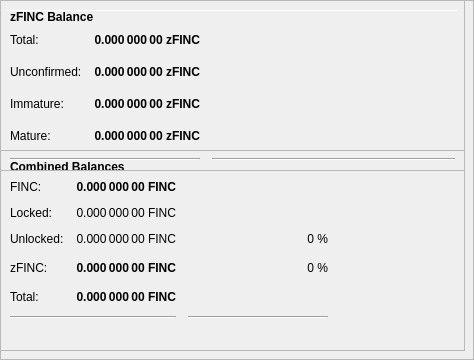
        <widget class="QFrame" name="frameObfuscation">
         <property name="minimumSize">
          <size>
           <width>0</width>
           <height>350</height>
          </size>
         </property>
         <property name="layoutDirection">
          <enum>Qt::LeftToRight</enum>
         </property>
         <property name="frameShape">
          <enum>QFrame::StyledPanel</enum>
         </property>
         <property name="frameShadow">
          <enum>QFrame::Raised</enum>
         </property>
         <widget class="QPushButton" name="runAutoDenom">
          <property name="geometry">
           <rect>
            <x>251</x>
            <y>17</y>
            <width>1</width>
            <height>1</height>
           </rect>
          </property>
          <property name="palette">
           <palette>
            <active>
             <colorrole role="WindowText">
              <brush brushstyle="SolidPattern">
               <color alpha="255">
                <red>0</red>
                <green>0</green>
                <blue>0</blue>
               </color>
              </brush>
             </colorrole>
             <colorrole role="Button">
              <brush brushstyle="SolidPattern">
               <color alpha="255">
                <red>239</red>
                <green>238</green>
                <blue>238</blue>
               </color>
              </brush>
             </colorrole>
             <colorrole role="Light">
              <brush brushstyle="SolidPattern">
               <color alpha="255">
                <red>255</red>
                <green>255</green>
                <blue>255</blue>
               </color>
              </brush>
             </colorrole>
             <colorrole role="Midlight">
              <brush brushstyle="SolidPattern">
               <color alpha="255">
                <red>247</red>
                <green>246</green>
                <blue>246</blue>
               </color>
              </brush>
             </colorrole>
             <colorrole role="Dark">
              <brush brushstyle="SolidPattern">
               <color alpha="255">
                <red>119</red>
                <green>119</green>
                <blue>119</blue>
               </color>
              </brush>
             </colorrole>
             <colorrole role="Mid">
              <brush brushstyle="SolidPattern">
               <color alpha="255">
                <red>159</red>
                <green>159</green>
                <blue>159</blue>
               </color>
              </brush>
             </colorrole>
             <colorrole role="Text">
              <brush brushstyle="SolidPattern">
               <color alpha="255">
                <red>0</red>
                <green>0</green>
                <blue>0</blue>
               </color>
              </brush>
             </colorrole>
             <colorrole role="BrightText">
              <brush brushstyle="SolidPattern">
               <color alpha="255">
                <red>255</red>
                <green>255</green>
                <blue>255</blue>
               </color>
              </brush>
             </colorrole>
             <colorrole role="ButtonText">
              <brush brushstyle="SolidPattern">
               <color alpha="255">
                <red>0</red>
                <green>0</green>
                <blue>0</blue>
               </color>
              </brush>
             </colorrole>
             <colorrole role="Base">
              <brush brushstyle="SolidPattern">
               <color alpha="255">
                <red>255</red>
                <green>255</green>
                <blue>255</blue>
               </color>
              </brush>
             </colorrole>
             <colorrole role="Window">
              <brush brushstyle="SolidPattern">
               <color alpha="255">
                <red>239</red>
                <green>238</green>
                <blue>238</blue>
               </color>
              </brush>
             </colorrole>
             <colorrole role="Shadow">
              <brush brushstyle="SolidPattern">
               <color alpha="255">
                <red>0</red>
                <green>0</green>
                <blue>0</blue>
               </color>
              </brush>
             </colorrole>
             <colorrole role="AlternateBase">
              <brush brushstyle="SolidPattern">
               <color alpha="255">
                <red>247</red>
                <green>246</green>
                <blue>246</blue>
               </color>
              </brush>
             </colorrole>
             <colorrole role="ToolTipBase">
              <brush brushstyle="SolidPattern">
               <color alpha="255">
                <red>255</red>
                <green>255</green>
                <blue>220</blue>
               </color>
              </brush>
             </colorrole>
             <colorrole role="ToolTipText">
              <brush brushstyle="SolidPattern">
               <color alpha="255">
                <red>0</red>
                <green>0</green>
                <blue>0</blue>
               </color>
              </brush>
             </colorrole>
            </active>
            <inactive>
             <colorrole role="WindowText">
              <brush brushstyle="SolidPattern">
               <color alpha="255">
                <red>0</red>
                <green>0</green>
                <blue>0</blue>
               </color>
              </brush>
             </colorrole>
             <colorrole role="Button">
              <brush brushstyle="SolidPattern">
               <color alpha="255">
                <red>239</red>
                <green>238</green>
                <blue>238</blue>
               </color>
              </brush>
             </colorrole>
             <colorrole role="Light">
              <brush brushstyle="SolidPattern">
               <color alpha="255">
                <red>255</red>
                <green>255</green>
                <blue>255</blue>
               </color>
              </brush>
             </colorrole>
             <colorrole role="Midlight">
              <brush brushstyle="SolidPattern">
               <color alpha="255">
                <red>247</red>
                <green>246</green>
                <blue>246</blue>
               </color>
              </brush>
             </colorrole>
             <colorrole role="Dark">
              <brush brushstyle="SolidPattern">
               <color alpha="255">
                <red>119</red>
                <green>119</green>
                <blue>119</blue>
               </color>
              </brush>
             </colorrole>
             <colorrole role="Mid">
              <brush brushstyle="SolidPattern">
               <color alpha="255">
                <red>159</red>
                <green>159</green>
                <blue>159</blue>
               </color>
              </brush>
             </colorrole>
             <colorrole role="Text">
              <brush brushstyle="SolidPattern">
               <color alpha="255">
                <red>0</red>
                <green>0</green>
                <blue>0</blue>
               </color>
              </brush>
             </colorrole>
             <colorrole role="BrightText">
              <brush brushstyle="SolidPattern">
               <color alpha="255">
                <red>255</red>
                <green>255</green>
                <blue>255</blue>
               </color>
              </brush>
             </colorrole>
             <colorrole role="ButtonText">
              <brush brushstyle="SolidPattern">
               <color alpha="255">
                <red>0</red>
                <green>0</green>
                <blue>0</blue>
               </color>
              </brush>
             </colorrole>
             <colorrole role="Base">
              <brush brushstyle="SolidPattern">
               <color alpha="255">
                <red>255</red>
                <green>255</green>
                <blue>255</blue>
               </color>
              </brush>
             </colorrole>
             <colorrole role="Window">
              <brush brushstyle="SolidPattern">
               <color alpha="255">
                <red>239</red>
                <green>238</green>
                <blue>238</blue>
               </color>
              </brush>
             </colorrole>
             <colorrole role="Shadow">
              <brush brushstyle="SolidPattern">
               <color alpha="255">
                <red>0</red>
                <green>0</green>
                <blue>0</blue>
               </color>
              </brush>
             </colorrole>
             <colorrole role="AlternateBase">
              <brush brushstyle="SolidPattern">
               <color alpha="255">
                <red>247</red>
                <green>246</green>
                <blue>246</blue>
               </color>
              </brush>
             </colorrole>
             <colorrole role="ToolTipBase">
              <brush brushstyle="SolidPattern">
               <color alpha="255">
                <red>255</red>
                <green>255</green>
                <blue>220</blue>
               </color>
              </brush>
             </colorrole>
             <colorrole role="ToolTipText">
              <brush brushstyle="SolidPattern">
               <color alpha="255">
                <red>0</red>
                <green>0</green>
                <blue>0</blue>
               </color>
              </brush>
             </colorrole>
            </inactive>
            <disabled>
             <colorrole role="WindowText">
              <brush brushstyle="SolidPattern">
               <color alpha="255">
                <red>119</red>
                <green>119</green>
                <blue>119</blue>
               </color>
              </brush>
             </colorrole>
             <colorrole role="Button">
              <brush brushstyle="SolidPattern">
               <color alpha="255">
                <red>239</red>
                <green>238</green>
                <blue>238</blue>
               </color>
              </brush>
             </colorrole>
             <colorrole role="Light">
              <brush brushstyle="SolidPattern">
               <color alpha="255">
                <red>255</red>
                <green>255</green>
                <blue>255</blue>
               </color>
              </brush>
             </colorrole>
             <colorrole role="Midlight">
              <brush brushstyle="SolidPattern">
               <color alpha="255">
                <red>247</red>
                <green>246</green>
                <blue>246</blue>
               </color>
              </brush>
             </colorrole>
             <colorrole role="Dark">
              <brush brushstyle="SolidPattern">
               <color alpha="255">
                <red>119</red>
                <green>119</green>
                <blue>119</blue>
               </color>
              </brush>
             </colorrole>
             <colorrole role="Mid">
              <brush brushstyle="SolidPattern">
               <color alpha="255">
                <red>159</red>
                <green>159</green>
                <blue>159</blue>
               </color>
              </brush>
             </colorrole>
             <colorrole role="Text">
              <brush brushstyle="SolidPattern">
               <color alpha="255">
                <red>119</red>
                <green>119</green>
                <blue>119</blue>
               </color>
              </brush>
             </colorrole>
             <colorrole role="BrightText">
              <brush brushstyle="SolidPattern">
               <color alpha="255">
                <red>255</red>
                <green>255</green>
                <blue>255</blue>
               </color>
              </brush>
             </colorrole>
             <colorrole role="ButtonText">
              <brush brushstyle="SolidPattern">
               <color alpha="255">
                <red>119</red>
                <green>119</green>
                <blue>119</blue>
               </color>
              </brush>
             </colorrole>
             <colorrole role="Base">
              <brush brushstyle="SolidPattern">
               <color alpha="255">
                <red>239</red>
                <green>238</green>
                <blue>238</blue>
               </color>
              </brush>
             </colorrole>
             <colorrole role="Window">
              <brush brushstyle="SolidPattern">
               <color alpha="255">
                <red>239</red>
                <green>238</green>
                <blue>238</blue>
               </color>
              </brush>
             </colorrole>
             <colorrole role="Shadow">
              <brush brushstyle="SolidPattern">
               <color alpha="255">
                <red>0</red>
                <green>0</green>
                <blue>0</blue>
               </color>
              </brush>
             </colorrole>
             <colorrole role="AlternateBase">
              <brush brushstyle="SolidPattern">
               <color alpha="255">
                <red>239</red>
                <green>238</green>
                <blue>238</blue>
               </color>
              </brush>
             </colorrole>
             <colorrole role="ToolTipBase">
              <brush brushstyle="SolidPattern">
               <color alpha="255">
                <red>255</red>
                <green>255</green>
                <blue>220</blue>
               </color>
              </brush>
             </colorrole>
             <colorrole role="ToolTipText">
              <brush brushstyle="SolidPattern">
               <color alpha="255">
                <red>0</red>
                <green>0</green>
                <blue>0</blue>
               </color>
              </brush>
             </colorrole>
            </disabled>
           </palette>
          </property>
          <property name="focusPolicy">
           <enum>Qt::NoFocus</enum>
          </property>
          <property name="autoFillBackground">
           <bool>true</bool>
          </property>
          <property name="text">
           <string/>
          </property>
          <property name="flat">
           <bool>true</bool>
          </property>
         </widget>
         <widget class="Line" name="line">
          <property name="geometry">
           <rect>
            <x>7</x>
            <y>10</y>
            <width>451</width>
            <height>1</height>
           </rect>
          </property>
          <property name="orientation">
           <enum>Qt::Horizontal</enum>
          </property>
         </widget>
         <widget class="QFrame" name="frame_3">
          <property name="geometry">
           <rect>
            <x>0</x>
            <y>150</y>
            <width>465</width>
            <height>201</height>
           </rect>
          </property>
          <property name="frameShape">
           <enum>QFrame::StyledPanel</enum>
          </property>
          <property name="frameShadow">
           <enum>QFrame::Raised</enum>
          </property>
          <layout class="QVBoxLayout" name="verticalLayout_5">
           <item>
            <layout class="QHBoxLayout" name="horizontalLayout_5" stretch="0">
             <item>
              <widget class="QLabel" name="label_5z">
               <property name="maximumSize">
                <size>
                 <width>16777215</width>
                 <height>20</height>
                </size>
               </property>
               <property name="font">
                <font>
                 <weight>75</weight>
                 <bold>true</bold>
                </font>
               </property>
               <property name="toolTip">
                <string>Combined Balances (including unconfirmed and immature coins)</string>
               </property>
               <property name="text">
                <string>&lt;html&gt;&lt;head/&gt;&lt;body&gt;&lt;p&gt;Combined Balances&lt;/p&gt;&lt;/body&gt;&lt;/html&gt;</string>
               </property>
              </widget>
             </item>
            </layout>
           </item>
           <item>
            <layout class="QGridLayout" name="gridLayout_3">
             <property name="spacing">
              <number>12</number>
             </property>
             <item row="7" column="0" colspan="2">
              <widget class="Line" name="lineSpendableBalance_3">
               <property name="orientation">
                <enum>Qt::Horizontal</enum>
               </property>
              </widget>
             </item>
             <item row="7" column="2">
              <widget class="Line" name="lineWatchBalance_3">
               <property name="sizePolicy">
                <sizepolicy hsizetype="Preferred" vsizetype="Fixed">
                 <horstretch>0</horstretch>
                 <verstretch>0</verstretch>
                </sizepolicy>
               </property>
               <property name="minimumSize">
                <size>
                 <width>140</width>
                 <height>0</height>
                </size>
               </property>
               <property name="orientation">
                <enum>Qt::Horizontal</enum>
               </property>
              </widget>
             </item>
             <item row="4" column="1">
              <widget class="QLabel" name="labelzBalancez">
               <property name="font">
                <font>
                 <weight>75</weight>
                 <bold>true</bold>
                </font>
               </property>
               <property name="cursor">
                <cursorShape>IBeamCursor</cursorShape>
               </property>
               <property name="toolTip">
                <string>Total of transactions that have yet to be confirmed, and do not yet count toward the spendable balance</string>
               </property>
               <property name="text">
                <string notr="true">0.000 000 00 FINC</string>
               </property>
               <property name="alignment">
                <set>Qt::AlignRight|Qt::AlignTrailing|Qt::AlignVCenter</set>
               </property>
               <property name="textInteractionFlags">
                <set>Qt::LinksAccessibleByMouse|Qt::TextSelectableByKeyboard|Qt::TextSelectableByMouse</set>
               </property>
              </widget>
             </item>
             <item row="6" column="1">
              <widget class="QLabel" name="labelTotalz">
               <property name="font">
                <font>
                 <weight>75</weight>
                 <bold>true</bold>
                </font>
               </property>
               <property name="cursor">
                <cursorShape>IBeamCursor</cursorShape>
               </property>
               <property name="toolTip">
                <string>Total Balance, including unconfirmed and immature coins.</string>
               </property>
               <property name="text">
                <string notr="true">0.000 000 00 FINC</string>
               </property>
               <property name="alignment">
                <set>Qt::AlignRight|Qt::AlignTrailing|Qt::AlignVCenter</set>
               </property>
               <property name="textInteractionFlags">
                <set>Qt::LinksAccessibleByMouse|Qt::TextSelectableByKeyboard|Qt::TextSelectableByMouse</set>
               </property>
              </widget>
             </item>
             <item row="4" column="3">
              <spacer name="horizontalSpacer_6">
               <property name="orientation">
                <enum>Qt::Horizontal</enum>
               </property>
               <property name="sizeHint" stdset="0">
                <size>
                 <width>40</width>
                 <height>20</height>
                </size>
               </property>
              </spacer>
             </item>
             <item row="6" column="0">
              <widget class="QLabel" name="labelTotalTextz">
               <property name="text">
                <string>Total:</string>
               </property>
              </widget>
             </item>
             <item row="1" column="0">
              <widget class="QLabel" name="labelBalanceTextz">
               <property name="text">
                <string>FINC:</string>
               </property>
              </widget>
             </item>
             <item row="1" column="1">
              <widget class="QLabel" name="labelBalancez">
               <property name="font">
                <font>
                 <weight>75</weight>
                 <bold>true</bold>
                </font>
               </property>
               <property name="cursor">
                <cursorShape>IBeamCursor</cursorShape>
               </property>
               <property name="toolTip">
                <string>Your current spendable balance</string>
               </property>
               <property name="text">
                <string notr="true">0.000 000 00 FINC</string>
               </property>
               <property name="alignment">
                <set>Qt::AlignRight|Qt::AlignTrailing|Qt::AlignVCenter</set>
               </property>
               <property name="textInteractionFlags">
                <set>Qt::LinksAccessibleByMouse|Qt::TextSelectableByKeyboard|Qt::TextSelectableByMouse</set>
               </property>
              </widget>
             </item>
             <item row="4" column="0">
              <widget class="QLabel" name="labelzBalanceTextz">
               <property name="toolTip">
                <string/>
               </property>
               <property name="text">
                <string>zFINC:</string>
               </property>
              </widget>
             </item>
             <item row="4" column="2">
              <widget class="QLabel" name="labelzFINCPercent">
               <property name="toolTip">
                <string>Current percentage of zFINC.
If AutoMint is enabled this percentage will settle around the configured AutoMint percentage (default = 10%)</string>
               </property>
               <property name="text">
                <string>0 %</string>
               </property>
               <property name="alignment">
                <set>Qt::AlignRight|Qt::AlignTrailing|Qt::AlignVCenter</set>
               </property>
              </widget>
             </item>
             <item row="6" column="2">
              <widget class="QLabel" name="label100Percent">
               <property name="text">
                <string/>
               </property>
               <property name="alignment">
                <set>Qt::AlignRight|Qt::AlignTrailing|Qt::AlignVCenter</set>
               </property>
              </widget>
             </item>
             <item row="2" column="1">
              <widget class="QLabel" name="labelLockedBalance">
               <property name="toolTip">
                <string>Locked FINC or Masternode collaterals. These are excluded from zFINC minting.</string>
               </property>
               <property name="text">
                <string>0.000 000 00 FINC</string>
               </property>
               <property name="alignment">
                <set>Qt::AlignRight|Qt::AlignTrailing|Qt::AlignVCenter</set>
               </property>
              </widget>
             </item>
             <item row="2" column="0">
              <widget class="QLabel" name="labelLockedBalanceText">
               <property name="toolTip">
                <string>Locked FINC or Masternode collaterals. These are excluded from zFINC minting.</string>
               </property>
               <property name="text">
                <string>Locked:</string>
               </property>
              </widget>
             </item>
             <item row="3" column="0">
              <widget class="QLabel" name="labelUnLockedBalanceText">
               <property name="toolTip">
                <string>Unlocked FINCs. These can be used for zFINC minting.</string>
               </property>
               <property name="text">
                <string>Unlocked:</string>
               </property>
              </widget>
             </item>
             <item row="3" column="1">
              <widget class="QLabel" name="labelUnLockedBalance">
               <property name="toolTip">
                <string>Unlocked FINCs. These can be used for zFINC minting.</string>
               </property>
               <property name="text">
                <string>0.000 000 00 FINC</string>
               </property>
               <property name="alignment">
                <set>Qt::AlignRight|Qt::AlignTrailing|Qt::AlignVCenter</set>
               </property>
              </widget>
             </item>
             <item row="3" column="2">
              <widget class="QLabel" name="labelFINCPercent">
               <property name="text">
                <string>0 %</string>
               </property>
               <property name="alignment">
                <set>Qt::AlignRight|Qt::AlignTrailing|Qt::AlignVCenter</set>
               </property>
              </widget>
             </item>
            </layout>
           </item>
           <item>
            <spacer name="verticalSpacer">
             <property name="orientation">
              <enum>Qt::Vertical</enum>
             </property>
             <property name="sizeHint" stdset="0">
              <size>
               <width>20</width>
               <height>40</height>
              </size>
             </property>
            </spacer>
           </item>
          </layout>
         </widget>
         <widget class="QFrame" name="frame_4">
          <property name="geometry">
           <rect>
            <x>0</x>
            <y>0</y>
            <width>465</width>
            <height>171</height>
           </rect>
          </property>
          <property name="frameShape">
           <enum>QFrame::StyledPanel</enum>
          </property>
          <property name="frameShadow">
           <enum>QFrame::Raised</enum>
          </property>
          <layout class="QVBoxLayout" name="verticalLayout_7">
           <item>
            <layout class="QHBoxLayout" name="horizontalLayout_8" stretch="0">
             <item>
              <widget class="QLabel" name="label_5z_3">
               <property name="maximumSize">
                <size>
                 <width>16777215</width>
                 <height>20</height>
                </size>
               </property>
               <property name="font">
                <font>
                 <weight>75</weight>
                 <bold>true</bold>
                </font>
               </property>
               <property name="text">
                <string>zFINC Balance</string>
               </property>
              </widget>
             </item>
            </layout>
           </item>
           <item>
            <layout class="QGridLayout" name="gridLayout_5">
             <property name="spacing">
              <number>12</number>
             </property>
             <item row="4" column="0">
              <widget class="QLabel" name="labelzBalanceMatureText">
               <property name="toolTip">
                <string>Mature: more than 20 confirmation and more than 1 mints of the same denomination after it was minted.
These zFINC are spendable.</string>
               </property>
               <property name="text">
                <string>Mature:</string>
               </property>
              </widget>
             </item>
             <item row="5" column="0" colspan="2">
              <widget class="Line" name="lineSpendableBalance_5">
               <property name="orientation">
                <enum>Qt::Horizontal</enum>
               </property>
              </widget>
             </item>
             <item row="1" column="1">
              <widget class="QLabel" name="labelzBalance">
               <property name="font">
                <font>
                 <weight>75</weight>
                 <bold>true</bold>
                </font>
               </property>
               <property name="cursor">
                <cursorShape>IBeamCursor</cursorShape>
               </property>
               <property name="toolTip">
                <string>All available zFINC, unconfirmed and immature zFINC included.</string>
               </property>
               <property name="text">
                <string notr="true">0.000 000 00 zFINC</string>
               </property>
               <property name="alignment">
                <set>Qt::AlignRight|Qt::AlignTrailing|Qt::AlignVCenter</set>
               </property>
               <property name="textInteractionFlags">
                <set>Qt::LinksAccessibleByMouse|Qt::TextSelectableByKeyboard|Qt::TextSelectableByMouse</set>
               </property>
              </widget>
             </item>
             <item row="5" column="2">
              <widget class="Line" name="lineWatchBalance_5">
               <property name="sizePolicy">
                <sizepolicy hsizetype="Preferred" vsizetype="Fixed">
                 <horstretch>0</horstretch>
                 <verstretch>0</verstretch>
                </sizepolicy>
               </property>
               <property name="minimumSize">
                <size>
                 <width>140</width>
                 <height>0</height>
                </size>
               </property>
               <property name="orientation">
                <enum>Qt::Horizontal</enum>
               </property>
              </widget>
             </item>
             <item row="1" column="0">
              <widget class="QLabel" name="labelzBalanceText">
               <property name="toolTip">
                <string>All available zFINC, unconfirmed and immature zFINC included.</string>
               </property>
               <property name="text">
                <string>Total:</string>
               </property>
              </widget>
             </item>
             <item row="1" column="2">
              <spacer name="horizontalSpacer_8">
               <property name="orientation">
                <enum>Qt::Horizontal</enum>
               </property>
               <property name="sizeHint" stdset="0">
                <size>
                 <width>40</width>
                 <height>20</height>
                </size>
               </property>
              </spacer>
             </item>
             <item row="4" column="2">
              <spacer name="horizontalSpacer_4">
               <property name="orientation">
                <enum>Qt::Horizontal</enum>
               </property>
               <property name="sizeHint" stdset="0">
                <size>
                 <width>40</width>
                 <height>20</height>
                </size>
               </property>
              </spacer>
             </item>
             <item row="4" column="1">
              <widget class="QLabel" name="labelzBalanceMature">
               <property name="font">
                <font>
                 <weight>75</weight>
                 <bold>true</bold>
                </font>
               </property>
               <property name="toolTip">
                <string>Mature: more than 20 confirmation and more than 1 mints of the same denomination after it was minted.
These zFINC are spendable.</string>
               </property>
               <property name="text">
                <string>0.000 000 00 zFINC</string>
               </property>
               <property name="alignment">
                <set>Qt::AlignRight|Qt::AlignTrailing|Qt::AlignVCenter</set>
               </property>
              </widget>
             </item>
             <item row="2" column="0">
              <widget class="QLabel" name="labelzBalanceUnconfirmedText">
               <property name="toolTip">
                <string>Unconfirmed: less than 20 confirmations
Immature: confirmed, but less than 1 mints of the same denomination after it was minted</string>
               </property>
               <property name="text">
                <string>Unconfirmed:</string>
               </property>
              </widget>
             </item>
             <item row="2" column="1">
              <widget class="QLabel" name="labelzBalanceUnconfirmed">
               <property name="font">
                <font>
                 <weight>75</weight>
                 <bold>true</bold>
                </font>
               </property>
               <property name="toolTip">
                <string>Unconfirmed: less than 20 confirmations
Immature: confirmed, but less than 1 mints of the same denomination after it was minted</string>
               </property>
               <property name="text">
                <string>0.000 000 00 zFINC</string>
               </property>
               <property name="alignment">
                <set>Qt::AlignRight|Qt::AlignTrailing|Qt::AlignVCenter</set>
               </property>
              </widget>
             </item>
             <item row="2" column="2">
              <spacer name="horizontalSpacer_5">
               <property name="orientation">
                <enum>Qt::Horizontal</enum>
               </property>
               <property name="sizeHint" stdset="0">
                <size>
                 <width>40</width>
                 <height>20</height>
                </size>
               </property>
              </spacer>
             </item>
             <item row="3" column="0">
              <widget class="QLabel" name="labelzBalanceImmatureText">
               <property name="toolTip">
                <string>Unconfirmed: less than 20 confirmations
Immature: confirmed, but less than 1 mints of the same denomination after it was minted</string>
               </property>
               <property name="text">
                <string>Immature:</string>
               </property>
              </widget>
             </item>
             <item row="3" column="1">
              <widget class="QLabel" name="labelzBalanceImmature">
               <property name="font">
                <font>
                 <weight>75</weight>
                 <bold>true</bold>
                </font>
               </property>
               <property name="toolTip">
                <string>Unconfirmed: less than 20 confirmations
Immature: confirmed, but less than 1 mints of the same denomination after it was minted</string>
               </property>
               <property name="text">
                <string>0.000 000 00 zFINC</string>
               </property>
               <property name="alignment">
                <set>Qt::AlignRight|Qt::AlignTrailing|Qt::AlignVCenter</set>
               </property>
              </widget>
             </item>
             <item row="3" column="2">
              <spacer name="horizontalSpacer_7">
               <property name="orientation">
                <enum>Qt::Horizontal</enum>
               </property>
               <property name="sizeHint" stdset="0">
                <size>
                 <width>40</width>
                 <height>20</height>
                </size>
               </property>
              </spacer>
             </item>
            </layout>
           </item>
          </layout>
         </widget>
        </widget>
